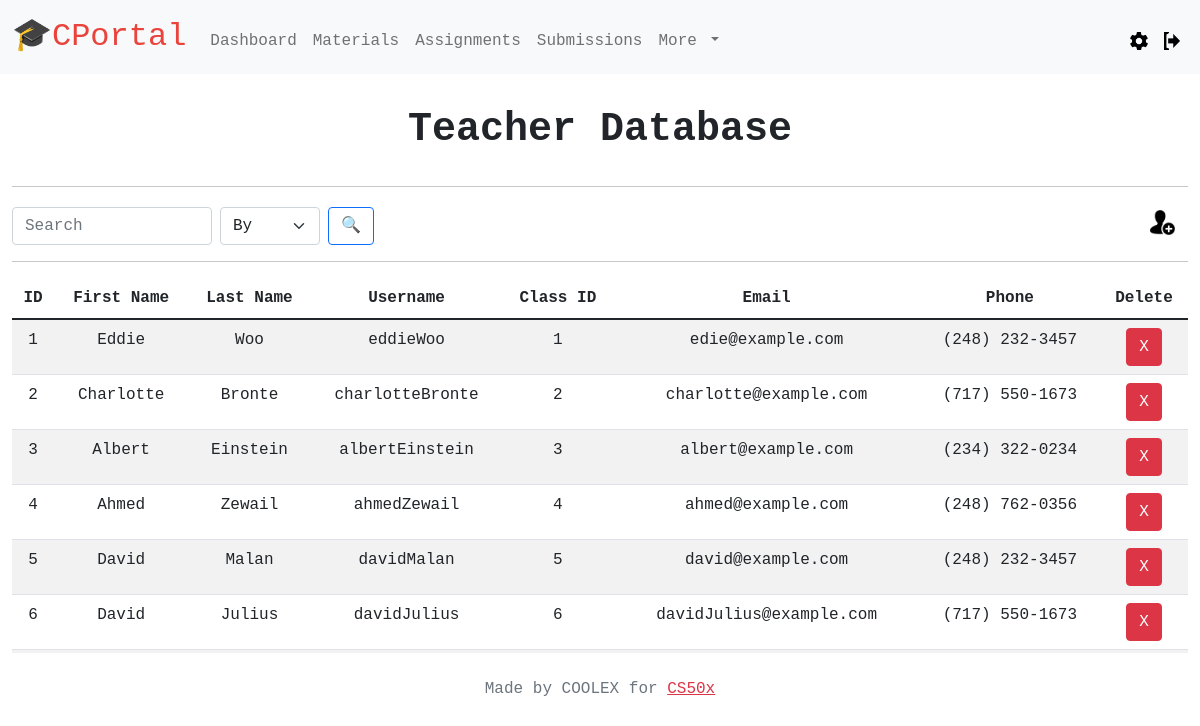
Screenshot of /databaseT (signed in) with the database file from the repository.
### tables this page shows
CREATE TABLE "teachers" (
	"id"	INTEGER NOT NULL,
	"First_Name"	TEXT NOT NULL,
	"Last_Name"	TEXT NOT NULL,
	"username"	TEXT NOT NULL UNIQUE,
	"classid"	INTEGER NOT NULL,
	"email"	TEXT NOT NULL DEFAULT 'Email not registered!',
	"phone"	TEXT NOT NULL DEFAULT 'Phone not registered',
	PRIMARY KEY("id" AUTOINCREMENT)
);

### app.py (the view)
@app.route("/databaseT", methods=["GET", "POST"])
@login_required
def databaseT():
    if request.method == "POST":
        tchid = db.execute("SELECT id FROM teachers ORDER BY id DESC LIMIT 1")
        fname = request.form.get("fname")
        lname = request.form.get("lname")
        username = request.form.get("username")
        classid = request.form.get("classid")
        email = request.form.get("email")
        phone = request.form.get("phone")
        password = request.form.get("pass")
        usernameCheck = db.execute("SELECT * FROM users WHERE username = ?", username)
        if not fname or not lname or not username or not classid or not email or not phone or not password:
            flash("Missing Fields!")
            return redirect("/databaseT")
        if not db.execute("SELECT * FROM classes WHERE id = ?", classid):
            flash("Not a valid Class ID!")
            return redirect("/databaseT")
        if usernameCheck:
            flash("Username already present!")
            return redirect("/databaseT")
        if not tchid:
            db.execute("INSERT INTO teachers(id, First_Name, Last_Name, username, classid, email, phone) VALUES(?, ?, ?, ?, ?, ?, ?)", 1,
                    fname, lname, username, classid, email, phone)
            db.execute("INSERT INTO users(role, username, hash) VALUES(?, ?, ?)", "teacher", username, generate_password_hash(password))
        else:
            db.execute("INSERT INTO teachers(id, First_Name, Last_Name, username, classid, email, phone) VALUES(?, ?, ?, ?, ?, ?, ?)",
                    (tchid[0]["id"] + 1), fname, lname, username, classid, email, phone)
            db.execute("INSERT INTO users(role, username, hash) VALUES(?, ?, ?)", "teacher", username, generate_password_hash(password))
        return redirect("/databaseT")
    else:
        rows = db.execute("SELECT * FROM users WHERE id = ?", session["user_id"])
        if rows[0]['role'] == "admin":
            search = request.args.get("search")
            by = request.args.get("by")
            if search:
                if by == 'id':
                    teachers = db.execute("SELECT * FROM teachers WHERE id LIKE ?", search)
                elif by == 'username':
                    teachers = db.execute("SELECT * FROM teachers WHERE username LIKE ?", search)
                elif by == 'name':
                    search = search.split()
                    if len(search) == 1:
                        teachers = db.execute("SELECT * FROM teachers WHERE First_Name LIKE ?", search[0])
                    else:
                        teachers = db.execute("SELECT * FROM teachers WHERE First_Name LIKE ? AND Last_Name LIKE ?", search[0], search[1])
                else:
                    teachers = db.execute("SELECT * FROM teachers")
            else:
                teachers = db.execute("SELECT * FROM teachers")
            return render_template("databaseT.html", role="a", teachers=teachers)
        else:
            return redirect("/")

### app.py (called while the page is built)
@app.after_request
def after_request(response):
    response.headers["Cache-Control"] = "no-cache, no-store, must-revalidate"
    response.headers["Expires"] = 0
    response.headers["Pragma"] = "no-cache"
    return response

### helpers.py (called while the page is built)
def login_required(f):
    @wraps(f)
    def decorated_function(*args, **kwargs):
        if session.get("user_id") is None:
            return redirect("/login")
        return f(*args, **kwargs)
    return decorated_function

### templates/databaseT.html (shortened to what this page needs)
{% extends "layout.html" %}
{% block main %}
<h1 class="text-center p-3"><strong>Teacher Database</strong></h1>
<hr class="spacer">
<div class="container-mx-0">
  <div class="row">
    <div class="col">
      <form class="d-sm-flex" method="get" action="/databaseT">
        <input class="form-control me-2 mt-1" name="search" type="search" placeholder="Search" aria-label="Search" style="width:200px;" autocomplete="off">
        <div class="d-flex">
          <select class="form-select me-2 mt-1" name="by" style="width:100px;" required>
            <option selected disabled>By</option>
          </select>
          <button class="btn btn-outline-primary mt-1" type="submit">🔍</button>
        </div>
      </form>
    </div>
    <div class="col text-end align-bottom">
      <button type="button justify-content-end" class="btn" data-bs-toggle="modal" data-bs-target="#studentAdding">
        <img src="/static/adduser.png" alt="Phone" width="25">
      </button>
    </div>
  </div>
</div>
<hr class="spacer">
<div class="container-mx-0 overflow-auto text-nowrap" style="max-height: 375px;">
  {% if teachers %}
  <table class="table table-striped">
     <thead>
         <tr class="border-0 fw-bold">
             <th class="text-center">ID</th>
             <th class="text-center">First Name</th>
             <th class="text-center">Last Name</th>
             <th class="text-center">Username</th>
             <th class="text-center">Class ID</th>
             <th class="text-center">Email</th>
             <th class="text-center">Phone</th>
             <th class="text-center">Delete</th>
         </tr>
     </thead>
     <tbody>
         {% for teachers in teachers %}
             <tr>
                 <td class="text-center">{{ teachers["id"] }}</td>
                 <td class="text-center">{{ teachers["First_Name"] }}</td>
                 <td class="text-center">{{ teachers["Last_Name"] }}</td>
                 <td class="text-center">{{ teachers["username"] }}</td>
                 <td class="text-center">{{ teachers["classid"] }}</td>
                 <td class="text-center">{{ teachers["email"] }}</td>
                 <td class="text-center">{{ teachers["phone"] }}</td>
                 <td class="text-center">
                   <button type="button" class="btn btn-danger" data-bs-toggle="modal" data-bs-target="#{{ teachers['username'] }}Modal">
                     X
                   </button>
                   </td>
             </tr>
         {% endfor %}
     </tbody>
  </table>
  {% else %}
  <h4 class="card-text text-center align-middle my-5">No Teachers!</h4>
  {% endif %}
</div>
{% endblock %}

### templates/layout.html (shortened to what this page needs)
<!DOCTYPE html>
<html lang="en">
    <head>
        <link href="https://cdn.jsdelivr.net/npm/bootstrap@5.1.3/dist/css/bootstrap.min.css" rel="stylesheet">
        <link href="/static/styles.css" rel="stylesheet">
    </head>
    <body>
        <nav class="navbar navbar-expand-lg navbar-light sticky-top bg-light">
            <div class="container-fluid">
                <a class="navbar-brand" href="/"><span class="red">🎓CPortal</span></a>
                <div class="collapse navbar-collapse" id="navbar">
                    {% if session["user_id"] and role == 'a' %}
                        <ul class="navbar-nav me-auto mt-2">
                            <li class="nav-item"><a class="nav-link" href="/">Dashboard</a></li>
                            <li class="nav-item"><a class="nav-link" href="/materials">Materials</a></li>
                            <li class="nav-item"><a class="nav-link" href="/assignments">Assignments</a></li>
                            <li class="nav-item"><a class="nav-link" href="/submissions">Submissions</a></li>
                            <li class="nav-item dropdown">
                                <a class="nav-link dropdown-toggle" href="#" id="navbarDropdown" role="button" data-bs-toggle="dropdown" aria-expanded="false">
                                  More
                                </a>
                              </li>
                        </ul>
                        <ul class="navbar-nav ms-auto mt-2">
                            <li class="nav-item"><a class="nav-link" href="/settings"><img src="/static/settings.png" alt="Settings" width="18"></a></li>
                            <li class="nav-item"><a class="nav-link" href="/logout"><img src="/static/exit-icon.png" alt="Log Out" width="16"></a></li>
                        </ul>
                    {% else %}
                        <ul class="navbar-nav ms-auto mt-2">
                            <li class="nav-item"><a class="nav-link" href="/login">Log In</a></li>
                        </ul>
                    {% endif %}
                </div>
            </div>
        </nav>
        <main class="container-fluid py-3">
            {% block main %}{% endblock %}
        </main>
        <footer class="text-muted text-lg-start">
            <div class="text-center p-2">
              Made by COOLEX for
              <a class="link-danger" href="https://cs50.harvard.edu/x" target="_blank">CS50x</a>
            </div>
          </footer>
    </body>
</html>

### static/styles.css (style rules this page uses)
nav .navbar-brand { font-size: xx-large; }
nav .navbar-brand .red { color: #ea433b; }
body { font-family: "Fantasy", "Courier New", monospace; }

### rows the page displays
teachers: id "1", First_Name "Eddie", Last_Name "Woo", username "eddieWoo", classid "1", email "edie@example.com", phone "(248) 232-3457"
teachers: id "2", First_Name "Charlotte", Last_Name "Bronte", username "charlotteBronte", classid "2", email "charlotte@example.com", phone "(717) 550-1673"
teachers: id "3", First_Name "Albert", Last_Name "Einstein", username "albertEinstein", classid "3", email "albert@example.com", phone "(234) 322-0234"
teachers: id "4", First_Name "Ahmed", Last_Name "Zewail", username "ahmedZewail", classid "4", email "ahmed@example.com", phone "(248) 762-0356"
teachers: id "5", First_Name "David", Last_Name "Malan", username "davidMalan", classid "5", email "david@example.com", phone "(248) 232-3457"
teachers: id "6", First_Name "David", Last_Name "Julius", username "davidJulius", classid "6", email "davidJulius@example.com", phone "(717) 550-1673"
